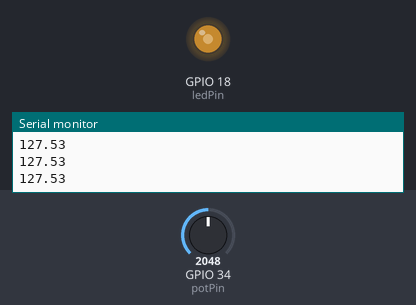
A sketch run on a simulated ESP32. On the bench: output pins drawn as LEDs (lit = HIGH), the last lines printed to the serial monitor. Inputs (shaded band) come from the test bench; at power-on: GPIO 34 (potPin) = 2048.

Above: at 1.2 s.
1.3 s: GPIO 34 (potPin) set to 2866
At 1.9 s:
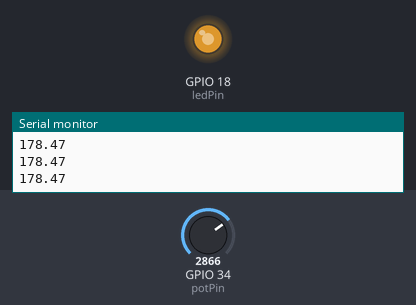
2.8 s: GPIO 34 (potPin) set to 3603
At 4.0 s:
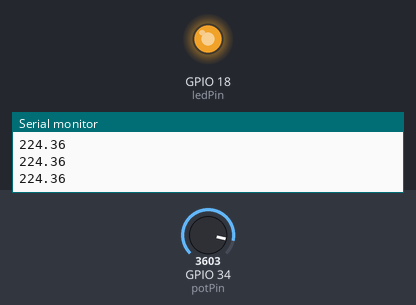
4.3 s: GPIO 34 (potPin) set to 491
At 5.4 s:
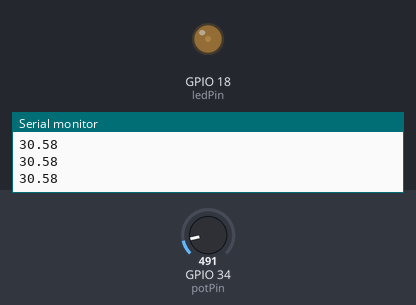
5.8 s: GPIO 34 (potPin) set to 0
At 6.5 s:
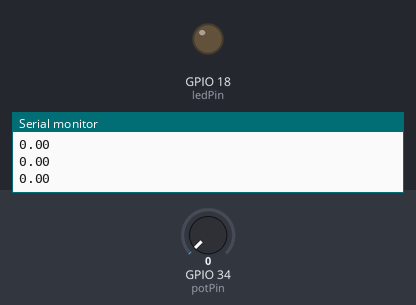
7.3 s: GPIO 34 (potPin) set to 2047
At 7.7 s:
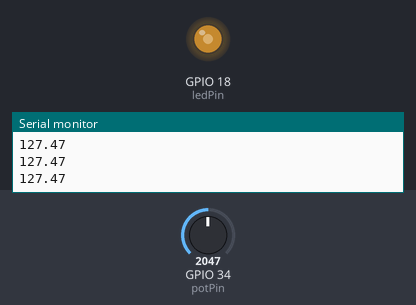
Timing chart, 0 to 9.8 s (numbered marks = the images above; inputs shaded):
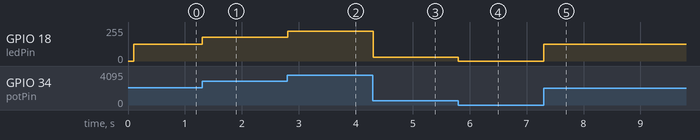

The sketch:

pot-brightness.ino
```cpp
const int potPin = 34;
const int ledPin = 18;
const int minBrightness = 0;
const int maxBrightness = 255;
unsigned long now = 0;
unsigned long lastLevelChange = 0;
const unsigned long stepInterval = 50;
const unsigned long readInterval = 100;
const int brightnessStep = 5;
int brightness = 0;
bool goingUp = true;
float brightnessLevel = 0;
void setup() {
  Serial.begin(115200);
}

float readPercent(int pin) {
  int totalValue = 0;
  for (int i = 1; i <= 10; i++) {
    int rawValue = analogRead(pin);
    totalValue += rawValue;
  }
  float average = totalValue / 10.0;
  return average * 100.0 / 4095;
}

void ledDim() {
  analogWrite(ledPin, brightness);
  Serial.println(brightness);
  if (goingUp) {
    brightness += brightnessStep;
    if (brightness > maxBrightness) {
      goingUp = !goingUp;
      brightness = maxBrightness - brightnessStep;
    }
  } else {
    brightness -= brightnessStep;
    if (brightness < minBrightness) {
      goingUp = !goingUp;
      brightness = minBrightness + brightnessStep;
    }
  }
}

void loop() {
  now = millis();
  if (now - lastLevelChange >= readInterval) {
    lastLevelChange = now;
    float percent = readPercent(potPin);
    brightnessLevel = percent * 2.55;
    brightnessLevel = constrain(brightnessLevel, 0, 255);
    analogWrite(ledPin, brightnessLevel);
    Serial.println(brightnessLevel);
  }
}
```

Measured:
- after the input at 1.3 s, GPIO 18 (ledPin): 127/255 → 178/255 at once
- after the input at 2.8 s, GPIO 18 (ledPin): 178/255 → 224/255 at once
- after the input at 4.3 s, GPIO 18 (ledPin): 224/255 → 30/255 at once
- after the input at 5.8 s, GPIO 18 (ledPin): 30/255 → 0/255 at once
- after the input at 7.3 s, GPIO 18 (ledPin): 0/255 → 127/255 at once
